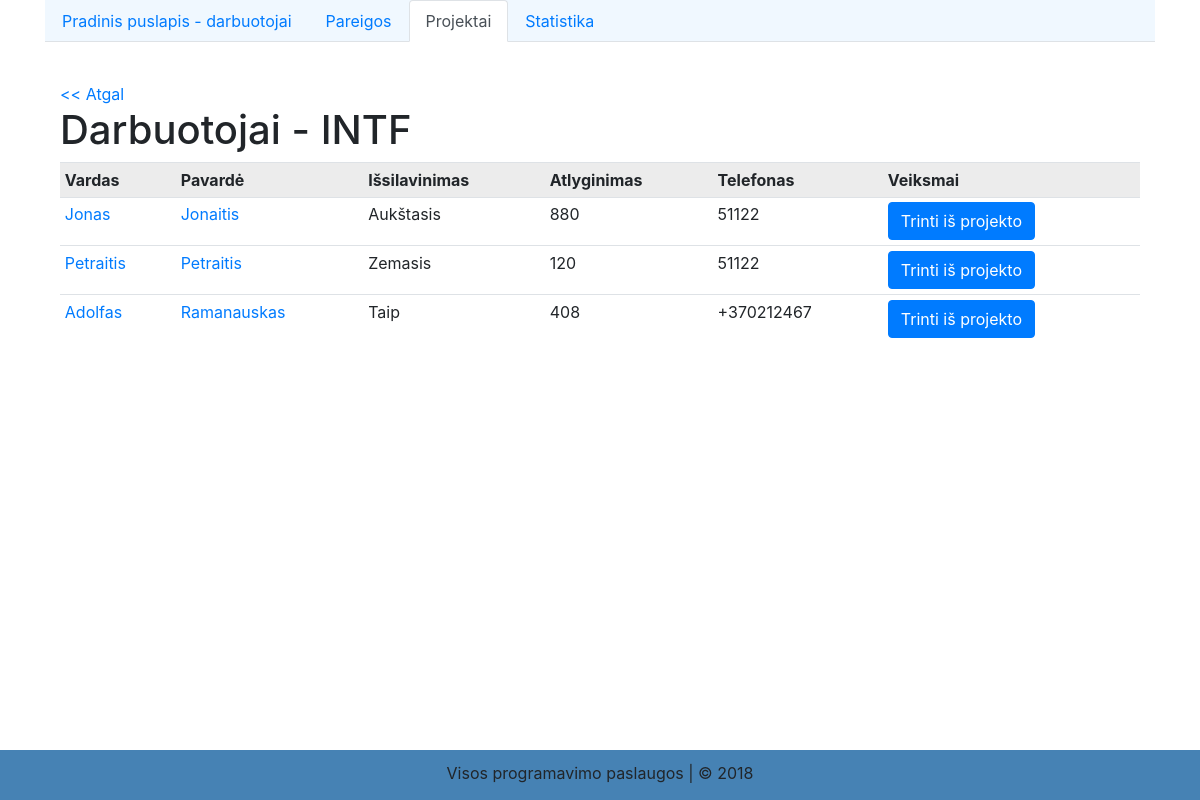
The app's page /project.php?pageId=3&id=1 with its own data.
### tables this page shows
CREATE TABLE `projektai` (
  `id` int(11) NOT NULL,
  `name` varchar(20) NOT NULL,
  `year` varchar(4) NOT NULL,
  `income` int(20) NOT NULL
);

CREATE TABLE `darbuotojai` (
  `id` int(11) NOT NULL,
  `name` varchar(20) NOT NULL,
  `surname` varchar(20) NOT NULL,
  `gender` enum('vyras','moteris','','') DEFAULT NULL,
  `phone` varchar(12) DEFAULT NULL,
  `birthday` timestamp NOT NULL DEFAULT CURRENT_TIMESTAMP ON UPDATE CURRENT_TIMESTAMP,
  `education` varchar(120) DEFAULT NULL,
  `salary` int(11) DEFAULT NULL,
  `idarbinimo_tipas` tinyint(4) DEFAULT NULL,
  `pareigos_id` int(11) DEFAULT NULL,
  `projekto_id` int(11) DEFAULT NULL
);

### functions.php (called while the page is built, shortened)
<?php declare (strict_types = 1);
function getEmployeesByProject(PDO $pdo, int $projectId): array
{
    $stmt = $pdo->prepare('SELECT id, name, surname, education, salary, phone FROM darbuotojai WHERE projekto_id = :projekto_id ');
    $stmt->execute(['projekto_id' => $projectId]);
    return $stmt->fetchAll();
}
function getProject(PDO $pdo, int $projectId): array
{
    $stmt = $pdo->prepare('SELECT id, name, year, income FROM projektai WHERE id =:id');
    $stmt->execute(['id' => $projectId]);
    return $stmt->fetch();
}

### project.php (the view, shortened to what this page needs)
<?php
require_once 'functions.php';
$pdo = getConnection();
$projectId = (int) $_GET['id'];
$employees = getEmployeesByProject($pdo, $projectId);
$project = getProject($pdo, $projectId);
include 'includes/head.php';
?>
<body>
<div class="container">
<a href="projects.php?pageId=2"><< Atgal</a>
    <h1>Darbuotojai - <?php echo $project['name']; ?></h1>
    <table class="table table-hover table-sm">
        <tr style="background-color: rgba(0,0,0,.075);">
            <th>Vardas</th>
            <th>Pavardė</th>
            <th>Išsilavinimas</th>
            <th>Atlyginimas</th>
            <th>Telefonas</th>
            <th>Veiksmai</th>
            <?php foreach ($employees as $employee) {?>
                <tr>
                <td><a href="employee.php?pageId=1&id=<?php echo $employee['id']; ?>"><?php echo $employee['name']; ?></a></td>
                <td><a href="employee.php?pageId=1&id=<?php echo $employee['id']; ?>"><?php echo $employee['surname']; ?></a></td>
                <td><?php echo $employee['education']; ?></td>
                <td><?php echo $employee['salary']; ?></td>
                <td><?php echo $employee['phone']; ?></td>
                <td>
                    <form style="display: inline-block;" action="deleteEmployeeFromProject.php" method="POST">
                        <input type="submit" class="btn btn-primary" value="Trinti iš projekto" />
                    </form>
                </td>
                </tr>
            <?php }?>
        </tr>
    </table>
</div>
<?php include 'includes/footer.php'?>

### records on screen
projektai: name "INTF"
darbuotojai: name "Jonas", surname "Jonaitis", education "Aukštasis", salary "880", phone "51122"
darbuotojai: name "Petraitis", surname "Petraitis", education "Zemasis", salary "120", phone "51122"
darbuotojai: name "Adolfas", surname "Ramanauskas", education "Taip", salary "408", phone "+370212467"
